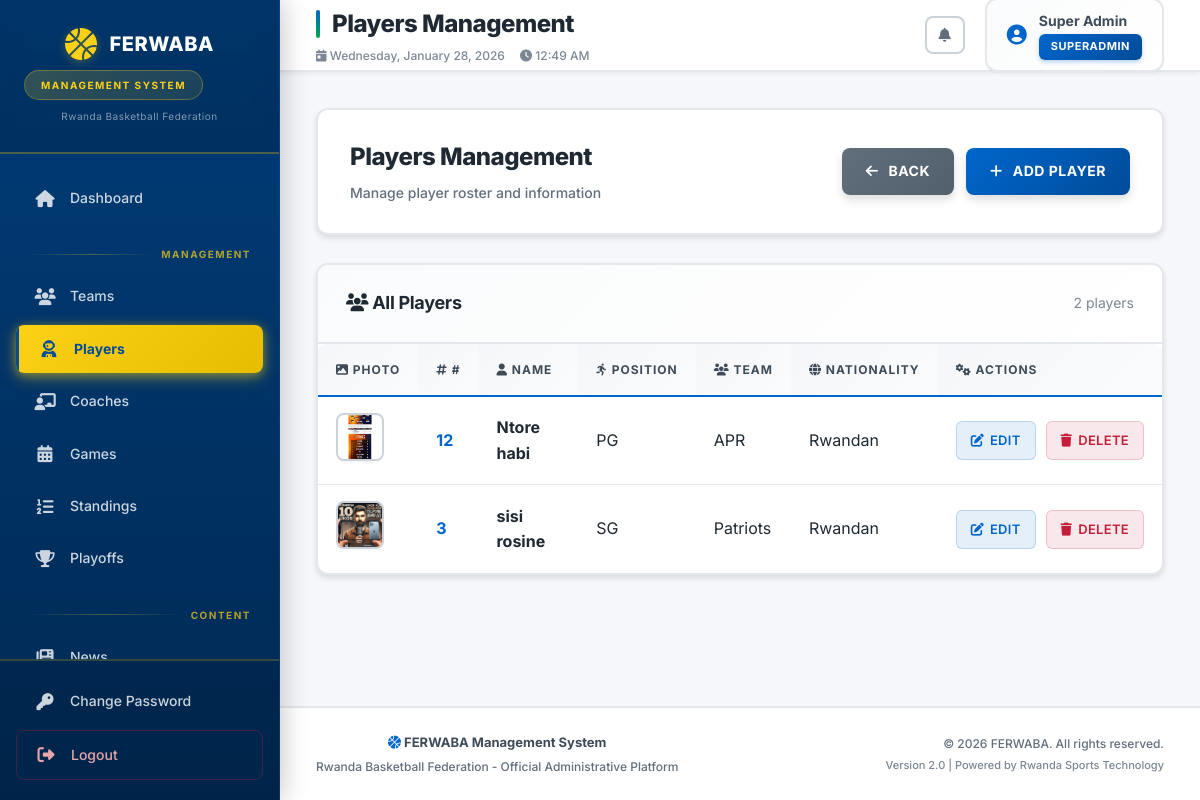
/admin/players.php (signed in), run on the app's committed database.
### tables this page shows
CREATE TABLE IF NOT EXISTS players(
  id INT AUTO_INCREMENT PRIMARY KEY,
  team_id INT,
  name VARCHAR(100),
  position VARCHAR(50),
  height VARCHAR(10),
  nationality VARCHAR(50),
  jersey_number INT,
  photo VARCHAR(255),
  FOREIGN KEY(team_id) REFERENCES teams(id) ON DELETE SET NULL
);

CREATE TABLE IF NOT EXISTS teams(
  id INT AUTO_INCREMENT PRIMARY KEY,
  name VARCHAR(100),
  gender ENUM('Men','Women'),
  division ENUM('Division 1','Division 2'),
  location VARCHAR(100),
  logo VARCHAR(255),
  description TEXT
);

### includes/config.php (called while the page is built, shortened)
<?php
function sanitize(string $value): string {
    return htmlspecialchars(trim($value), ENT_QUOTES, 'UTF-8');
}
?>

### admin/players.php (the view, shortened to what this page needs)
<?php
require_once __DIR__ . '/includes/admin-header.php';
$players = $mysqli->query("SELECT p.id,p.name,p.position,p.height,p.nationality,p.jersey_number,p.photo,t.name AS team_name FROM players p LEFT JOIN teams t ON t.id=p.team_id ORDER BY t.name ASC, p.jersey_number ASC");
?>
<div class="page-header">
  <div>
    <h1>Players Management</h1>
    <p>Manage player roster and information</p>
  </div>
  <div class="section-actions">
    <a href="dashboard.php" class="btn btn-secondary"><i class="fas fa-arrow-left"></i> Back</a>
    <a href="player-form.php" class="btn btn-primary"><i class="fas fa-plus"></i> Add Player</a>
  </div>
</div>
<div class="admin-card">
  <div class="admin-card-header">
    <h3><i class="fas fa-users"></i> All Players</h3>
    <span style="color: var(--gray-500); font-size: 14px;"><?php echo $players->num_rows; ?> players</span>
  </div>
  <div class="table-wrapper">
    <table class="admin-table">
      <thead>
        <tr>
          <th><i class="fas fa-image"></i> Photo</th>
          <th><i class="fas fa-hashtag"></i> #</th>
          <th><i class="fas fa-user"></i> Name</th>
          <th><i class="fas fa-running"></i> Position</th>
          <th><i class="fas fa-users"></i> Team</th>
          <th><i class="fas fa-globe"></i> Nationality</th>
          <th><i class="fas fa-cogs"></i> Actions</th>
        </tr>
      </thead>
      <tbody>
        <?php while ($p = $players->fetch_assoc()): ?>
        <tr>
          <td>
            <?php if ($p['photo']): ?>
              <img src="uploads/<?php echo sanitize($p['photo']); ?>" alt="photo">
            <?php else: ?>
              <div style="width: 44px; height: 44px; background: var(--gray-200); border-radius: 50%; display: flex; align-items: center; justify-content: center; color: var(--gray-400);">
                <i class="fas fa-user"></i>
              </div>
            <?php endif; ?>
          </td>
          <td><strong style="color: var(--primary);"><?php echo (int)$p['jersey_number']; ?></strong></td>
          <td><strong><?php echo sanitize($p['name']); ?></strong></td>
          <td><?php echo sanitize($p['position']); ?></td>
          <td><?php echo sanitize($p['team_name'] ?? '-'); ?></td>
          <td><?php echo sanitize($p['nationality']); ?></td>
          <td>
            <div class="action-links">
              <a href="player-form.php?id=<?php echo (int)$p['id']; ?>" class="action-link edit">
                <i class="fas fa-edit"></i> Edit
              </a>
              <a href="delete-player.php?id=<?php echo (int)$p['id']; ?>" class="action-link delete" onclick="return confirm('Delete player?')">
                <i class="fas fa-trash"></i> Delete
              </a>
            </div>
          </td>
        </tr>
        <?php endwhile; ?>
      </tbody>
    </table>
  </div>
</div>
<?php require_once __DIR__ . '/includes/admin-footer.php'; ?>

### data on the page
players: photo (picture), jersey_number "12", name "Ntore habi", position "PG", team.name "APR", nationality "Rwandan"
players: photo (picture), jersey_number "3", name "sisi rosine", position "SG", team.name "Patriots", nationality "Rwandan"

### other printed values
$page_title "Players Management"
$admin_name "Super Admin"
$admin_role "SUPERADMIN"
$players->num_rows "2"
